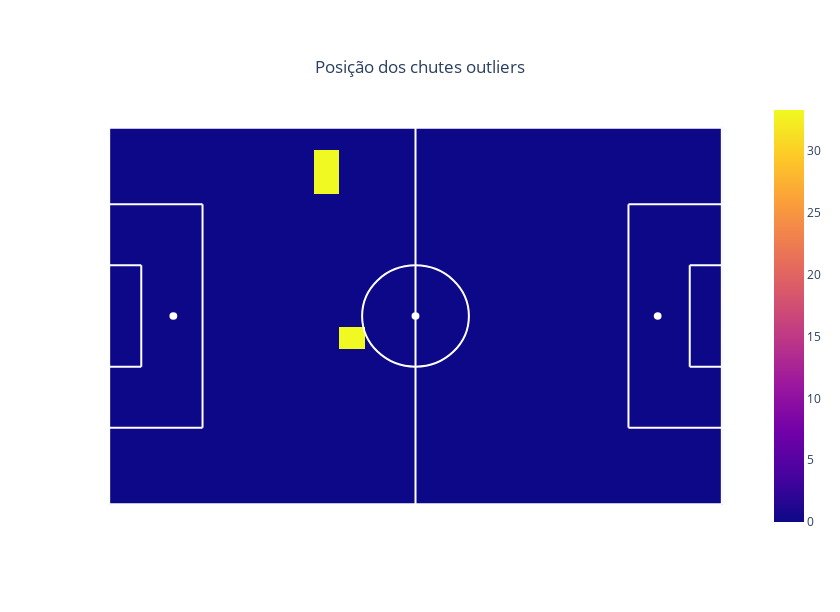

Write notebook code for a chart like this one.
### Markdown cell above
Usando os dados das informações da partida como label, venue e date foi possível encontrar alguns destes gols no youtube. E a conclusão foi que parece ter havido erro no registro de dados para estes gols, dados que vários deles ocorreram dentro da área adversária como o de Yussuf Poulsen pelo RB Leipzig e de Pablo Sarabia pelo Girona.

### Code cell
nb_shots, x,y, df_shots = p.prepare_heatmap(outliers, 'x', 'y', 24,17, return_df = True)
share_shots = nb_shots / nb_shots.sum() * 100

# plot the heatmap
dict_info = {"Proporção de chutes (em %)": {"values": share_shots, "display_type": ".2f"},
             "Número de chutes": {"values": nb_shots, "display_type": ".0f"}}
fig = p.create_heatmap(x, y, share_shots, dict_info, title_name="Posição dos chutes outliers")
fig.show()

### Figure 1 — Plotly figure (JSON) as saved in the notebook; plotly's stock layout.template omitted (floating-point values rounded to 4 significant figures; data arrays with more than 128 entries replaced by an {"elided": "..."} marker saying what was removed)
{"data": [{"hoverinfo": "text", "text": {"elided": "17x24 str values"}, "type": "heatmap", "x": [2.188, 6.562, 10.94, 15.31, 19.69, 24.06, 28.44, 32.81, 37.19, 41.56, 45.94, 50.31, 54.69, 59.06, 63.44, 67.81, 72.19, 76.56, 80.94, 85.31, 89.69, 94.06, 98.44, 102.8], "y": [66, 62, 58, 54, 50, 46, 42, 38, 34, 30, 26, 22, 18, 14, 10, 6, 2], "z": {"elided": "17x24 float values"}, "zsmooth": false}], "layout": {"autosize": false, "height": 612, "plot_bgcolor": "white", "shapes": [{"line": {"color": "white", "width": 2}, "type": "line", "x0": 52.5, "x1": 52.5, "y0": 0, "y1": 68}, {"line": {"color": "white", "width": 2}, "type": "line", "x0": 0, "x1": 16, "y0": 54.16, "y1": 54.16}, {"line": {"color": "white", "width": 2}, "type": "line", "x0": 16, "x1": 16, "y0": 54.16, "y1": 13.84}, {"line": {"color": "white", "width": 2}, "type": "line", "x0": 16, "x1": 0, "y0": 13.84, "y1": 13.84}, {"line": {"color": "white", "width": 2}, "type": "line", "x0": 0, "x1": 5.5, "y0": 24.84, "y1": 24.84}, {"line": {"color": "white", "width": 2}, "type": "line", "x0": 5.5, "x1": 5.5, "y0": 24.84, "y1": 43.16}, {"line": {"color": "white", "width": 2}, "type": "line", "x0": 5.5, "x1": 0, "y0": 43.16, "y1": 43.16}, {"line": {"color": "white", "width": 2}, "type": "line", "x0": 105, "x1": 89, "y0": 54.16, "y1": 54.16}, {"line": {"color": "white", "width": 2}, "type": "line", "x0": 89, "x1": 89, "y0": 54.16, "y1": 13.84}, {"line": {"color": "white", "width": 2}, "type": "line", "x0": 89, "x1": 105, "y0": 13.84, "y1": 13.84}, {"line": {"color": "white", "width": 2}, "type": "line", "x0": 105, "x1": 99.5, "y0": 24.84, "y1": 24.84}, {"line": {"color": "white", "width": 2}, "type": "line", "x0": 99.5, "x1": 99.5, "y0": 24.84, "y1": 43.16}, {"line": {"color": "white", "width": 2}, "type": "line", "x0": 99.5, "x1": 105, "y0": 43.16, "y1": 43.16}, {"fillcolor": "white", "line": {"color": "white"}, "type": "circle", "x0": 10.5, "x1": 11.5, "xref": "x", "y0": 33.5, "y1": 34.5, "yref": "y"}, {"fillcolor": "white", "line": {"color": "white"}, "type": "circle", "x0": 93.5, "x1": 94.5, "xref": "x", "y0": 33.5, "y1": 34.5, "yref": "y"}, {"fillcolor": "white", "line": {"color": "white"}, "type": "circle", "x0": 52, "x1": 53, "xref": "x", "y0": 33.5, "y1": 34.5, "yref": "y"}, {"line": {"color": "white"}, "type": "circle", "x0": 43.35, "x1": 61.65, "xref": "x", "y0": 24.85, "y1": 43.15, "yref": "y"}, {"line": {"color": "white", "width": 2}, "type": "line", "x0": 0, "x1": 105, "y0": 0, "y1": 0}, {"line": {"color": "white", "width": 2}, "type": "line", "x0": 0, "x1": 0, "y0": 0, "y1": 68}, {"line": {"color": "white", "width": 2}, "type": "line", "x0": 0, "x1": 105, "y0": 68, "y1": 68}, {"line": {"color": "white", "width": 2}, "type": "line", "x0": 105, "x1": 105, "y0": 0, "y1": 68}, {"line": {"color": "white", "width": 2}, "type": "line", "x0": 0, "x1": -2, "y0": 30.34, "y1": 30.34}, {"line": {"color": "white", "width": 2}, "type": "line", "x0": 0, "x1": -2, "y0": 37.66, "y1": 37.66}, {"line": {"color": "white", "width": 2}, "type": "line", "x0": -2, "x1": -2, "y0": 30.34, "y1": 37.66}, {"line": {"color": "white", "width": 2}, "type": "line", "x0": 105, "x1": 107, "y0": 30.34, "y1": 30.34}, {"line": {"color": "white", "width": 2}, "type": "line", "x0": 105, "x1": 107, "y0": 37.66, "y1": 37.66}, {"line": {"color": "white", "width": 2}, "type": "line", "x0": 107, "x1": 107, "y0": 30.34, "y1": 37.66}], "title": {"text": "Posição dos chutes outliers", "x": 0.5, "xanchor": "center", "y": 0.9, "yanchor": "top"}, "width": 840, "xaxis": {"range": [-5, 110], "showgrid": false, "showticklabels": false, "zeroline": false}, "yaxis": {"range": [-5, 73], "showgrid": false, "showticklabels": false, "zeroline": false}}}
